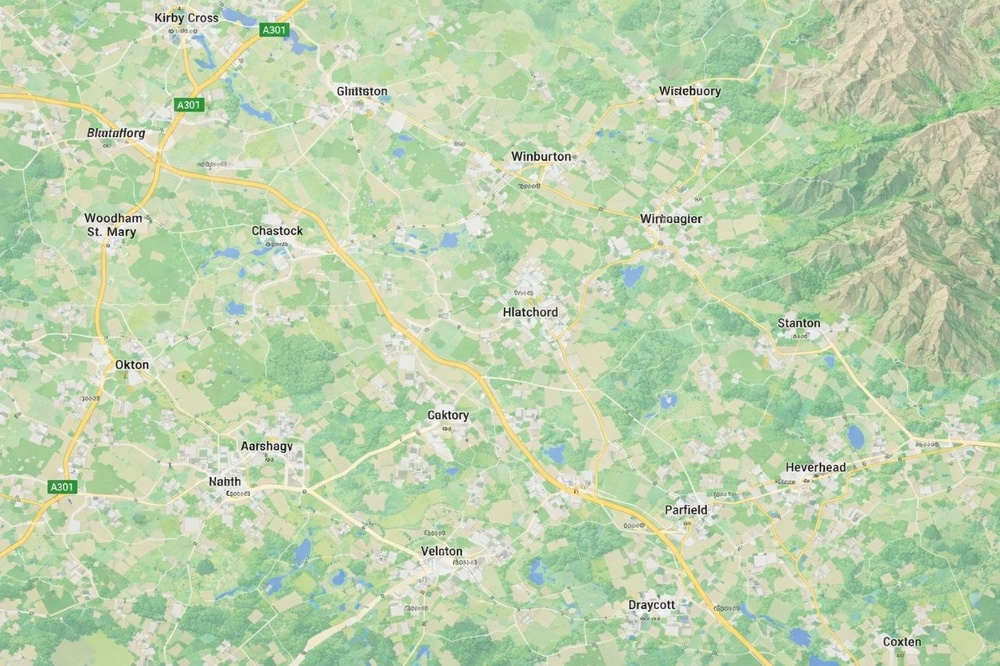
#> input picture src/map.jpg, 1000 x 666 px, shrunk from 1280 x 853 before the run
$ python main.py
#> lines starting #> are read from the running program, lines starting #| are printed output that depends on the picture
import matplotlib.pyplot as plt
import numpy as np
import random
from scipy.spatial import ConvexHull
import networkx as nx
from matplotlib.path import Path
import heapq

# ---------- Parameters ----------
random.seed(42)
np.random.seed(42)

A = (5, 0)
B = (100, 100)
num_clusters = 10
cluster_spread = 10.0
min_center_dist = 15
area_limit = 100
neighbor_threshold = 50.0
offline_threshold = 30.0  # max allowed offline time (minutes)
speed = 1.2  # distance units per minute
show_candidate_edges = False

# ---------- Generate cluster centers ----------
x_min, x_max = cluster_spread, area_limit - cluster_spread
y_min, y_max = cluster_spread, area_limit - cluster_spread

cluster_centers = []
while len(cluster_centers) < num_clusters:
    cand = (random.uniform(x_min, x_max), random.uniform(y_min, y_max))
    if all(np.linalg.norm(np.array(cand) - np.array(existing)) >= min_center_dist for existing in cluster_centers):
        cluster_centers.append(cand)

# ---------- Generate random points around each cluster center ----------
all_points = []
cluster_groups = []
hull_vertices_list = {}
cluster_hulls = {}

for i, (cx, cy) in enumerate(cluster_centers):
    pts = [
        (
            random.uniform(cx - cluster_spread, cx + cluster_spread),
            random.uniform(cy - cluster_spread, cy + cluster_spread),
        )
        for _ in range(random.randint(6, 30))
    ]
    pts_array = np.array(pts)
    all_points.extend(pts)
    cluster_groups.append(pts)

    hull = ConvexHull(pts_array)
    vertices = pts_array[hull.vertices]
    hull_vertices_list[i] = [tuple(v) for v in vertices]
    cluster_hulls[i] = Path(vertices)

points_array = np.array(all_points)

# ---------- Collect all nodes ----------
all_nodes = []
for i in range(num_clusters):
    for v in hull_vertices_list[i]:
        all_nodes.append((v[0], v[1], f"CL{i+1}"))
all_nodes.append((A[0], A[1], "A"))
all_nodes.append((B[0], B[1], "B"))

# ---------- Geometry helpers ----------
def segments_intersect(p1, p2, q1, q2):
    def orient(a, b, c):
        return (b[0] - a[0]) * (c[1] - a[1]) - (b[1] - a[1]) * (c[0] - a[0])

    def on_segment(a, b, c):
        return min(a[0], b[0]) <= c[0] <= max(a[0], b[0]) and min(a[1], b[1]) <= c[1] <= max(a[1], b[1])

    o1 = orient(p1, p2, q1)
    o2 = orient(p1, p2, q2)
    o3 = orient(q1, q2, p1)
    o4 = orient(q1, q2, p2)

    if o1 * o2 < 0 and o3 * o4 < 0:
        return True
    if o1 == 0 and on_segment(p1, p2, q1):
        return True
    if o2 == 0 and on_segment(p1, p2, q2):
        return True
    if o3 == 0 and on_segment(q1, q2, p1):
        return True
    if o4 == 0 and on_segment(q1, q2, p2):
        return True
    return False


def crosses_cluster_interior(p1, p2):
    """Return True if the segment crosses through the interior of any cluster hull.
    Touching a hull vertex is allowed; flying through the cluster is not.
    """
    mid = ((p1[0] + p2[0]) / 2, (p1[1] + p2[1]) / 2)
    for i in range(num_clusters):
        verts = hull_vertices_list[i]
        n = len(verts)
        for j in range(n):
            q1 = verts[j]
            q2 = verts[(j + 1) % n]
            if p1 in (q1, q2) or p2 in (q1, q2):
                continue
            if segments_intersect(p1, p2, q1, q2):
                return True
        if cluster_hulls[i].contains_point(mid):
            return True
    return False


# ---------- Build graph ----------
G = nx.Graph()
for idx, (x, y, label) in enumerate(all_nodes):
    G.add_node(idx, coord=(x, y), label=label)

# Connect boundary edges so the drone can move along hull boundaries
for i in range(num_clusters):
    verts = hull_vertices_list[i]
    n = len(verts)
    for j in range(n):
        p1 = verts[j]
        p2 = verts[(j + 1) % n]
        u = all_nodes.index((p1[0], p1[1], f"CL{i+1}"))
        v = all_nodes.index((p2[0], p2[1], f"CL{i+1}"))
        dist = np.linalg.norm(np.array(p1) - np.array(p2))
        G.add_edge(u, v, weight=dist / speed)

# Connect visible/feasible transitions between nodes
for i in range(len(all_nodes)):
    p1 = (all_nodes[i][0], all_nodes[i][1])
    l1 = all_nodes[i][2]
    for j in range(i + 1, len(all_nodes)):
        p2 = (all_nodes[j][0], all_nodes[j][1])
        l2 = all_nodes[j][2]

        # Do not create duplicate shortcuts inside the same hull; boundary edges already cover them.
        if l1.startswith("CL") and l1 == l2:
            continue

        dist = np.linalg.norm(np.array(p1) - np.array(p2))
        time_cost = dist / speed
        if dist <= neighbor_threshold and time_cost <= offline_threshold and not crosses_cluster_interior(p1, p2):
            G.add_edge(i, j, weight=time_cost)


# ---------- Dijkstra with offline-time constraint ----------
def constrained_dijkstra(graph, source, target, boundary_nodes, threshold):
    """Shortest path where accumulated offline time cannot exceed threshold.

    Offline time resets to 0 whenever the drone reaches any boundary node.
    """
    pq = [(0.0, 0.0, source, None)]  # (total_cost, current_offline_time, node, parent_state)
    visited = {}
    parent = {}
    found_state = None

    while pq:
        dist, offline, node, parent_state = heapq.heappop(pq)
        key = (node, round(offline, 5))
        if key in visited and visited[key] <= dist:
            continue

        visited[key] = dist
        parent[(node, offline)] = parent_state

        if node == target:
            found_state = (node, offline)
            break

        for nbr in graph.neighbors(node):
            w = graph.edges[node, nbr]["weight"]
            new_offline = 0.0 if nbr in boundary_nodes else offline + w
            if new_offline > threshold:
                continue
            heapq.heappush(pq, (dist + w, new_offline, nbr, (node, offline)))

    if not found_state:
        return None, None, None

    path = []
    state = found_state
    while state:
        node, off = state
        path.append(node)
        state = parent.get(state)
    path.reverse()

    coords = [graph.nodes[n]["coord"] for n in path]
    total_cost = 0.0
    if len(path) > 1:
        for u, v in zip(path[:-1], path[1:]):
            total_cost += graph.edges[u, v]["weight"]

    return path, coords, total_cost


# ---------- Run algorithm ----------
boundary_nodes = {n for n, d in G.nodes(data=True) if d["label"].startswith("CL")}
idx_A = next(n for n, d in G.nodes(data=True) if d["label"] == "A")
idx_B = next(n for n, d in G.nodes(data=True) if d["label"] == "B")
path_nodes, path_coords, total_time = constrained_dijkstra(G, idx_A, idx_B, boundary_nodes, offline_threshold)


# ---------- Visualization ----------
def visualize(graph, path_nodes=None, total_time=None):
    plt.figure(figsize=(10, 10))

    # Wi-Fi points
    plt.scatter(points_array[:, 0], points_array[:, 1], color="blue", s=50, marker="x", label="Wi-Fi points")

    # Hulls + cluster labels
    for i, pts in enumerate(cluster_groups):
        pts_array = np.array(pts)
        hull = ConvexHull(pts_array)
        hull_points = pts_array[hull.vertices]
        hull_closed = np.vstack([hull_points, hull_points[0]])
        plt.plot(hull_closed[:, 0], hull_closed[:, 1], color="orange", linewidth=2)

        center = hull_points.mean(axis=0)
        plt.text(center[0], center[1], f"CL{i+1}", fontsize=10, ha="center", va="center")

    # Optional: show graph transitions
    if show_candidate_edges:
        for u, v in graph.edges():
            x1, y1 = graph.nodes[u]["coord"]
            x2, y2 = graph.nodes[v]["coord"]
            plt.plot([x1, x2], [y1, y2], color="lightgray", linewidth=0.6, alpha=0.45, zorder=0)

    # Start and finish
    plt.scatter(*A, color="green", s=180, marker="o", label="Start A", zorder=5)
    plt.text(A[0] + 1, A[1] + 1, "A", color="green", fontsize=12, weight="bold")

    plt.scatter(*B, color="red", s=180, marker="o", label="Goal B", zorder=5)
    plt.text(B[0] + 1, B[1] + 1, "B", color="red", fontsize=12, weight="bold")

    # Path
    if path_nodes and len(path_nodes) > 1:
        path_xy = np.array([graph.nodes[n]["coord"] for n in path_nodes])
        plt.plot(path_xy[:, 0], path_xy[:, 1], color="purple", linewidth=3, label="Dijkstra path", zorder=6)
        plt.scatter(path_xy[:, 0], path_xy[:, 1], color="purple", s=35, zorder=7)

        # Mark boundary connection points visited by the path
        boundary_path_xy = np.array([
            graph.nodes[n]["coord"] for n in path_nodes if graph.nodes[n]["label"].startswith("CL")
        ])
        if len(boundary_path_xy) > 0:
            plt.scatter(
                boundary_path_xy[:, 0],
                boundary_path_xy[:, 1],
                facecolors="none",
                edgecolors="black",
                s=120,
                linewidths=1.5,
                label="Connection points",
                zorder=8,
            )

        title = (
            f"Cluster boundaries and constrained Dijkstra path\n"
            f"Total path time = {total_time:.2f} min, offline threshold = {offline_threshold:.2f} min"
        )
    else:
        title = (
            f"No feasible path found\n"
            f"Offline threshold = {offline_threshold:.2f} min"
        )
    if path_nodes:
        for i in range(len(path_nodes) - 1):
            u = path_nodes[i]
            v = path_nodes[i + 1]

            x1, y1 = G.nodes[u]['coord']
            x2, y2 = G.nodes[v]['coord']

            plt.plot([x1, x2], [y1, y2], color='red', linewidth=2)

            mx, my = (x1 + x2) / 2, (y1 + y2) / 2
            weight = G.edges[u, v]['weight']

            plt.text(mx, my, f"   {weight:.1f} min", fontsize=10, color='red')
    plt.title(title)
    plt.xlabel("X")
    plt.ylabel("Y")
    img = plt.imread("src/map.jpg")
    plt.imshow(img, extent=[0, area_limit, 0, area_limit], alpha=0.4, zorder=0)
    plt.xlim(0, area_limit)
    plt.ylim(0, area_limit)
    plt.grid(True, linestyle="--", linewidth=0.5)
    plt.axis("equal")
    plt.legend(fontsize=10)
    plt.tight_layout()
    plt.show()


if path_nodes:
    print("Path found:")

    # --- input points ---
    for idx, node in enumerate(path_nodes):
        label = G.nodes[node]["label"]
        coord = G.nodes[node]["coord"]
        print(f"{idx+1:02d}. {label} -> ({round(coord[0])}, {round(coord[1])})")

    print("\nSegments:")

    # --- output distances between points ---
    for i in range(len(path_nodes) - 1):
        u = path_nodes[i]
        v = path_nodes[i + 1]

        x1, y1 = G.nodes[u]["coord"]
        x2, y2 = G.nodes[v]["coord"]

        label1 = G.nodes[u]["label"]
        label2 = G.nodes[v]["label"]

        # distance
        dist = np.hypot(x2 - x1, y2 - y1)

        # время (уже есть в графе)
        time = G.edges[u, v]["weight"]

        print(f"{i+1:02d}. {label1} -> {label2} | "
              f"dist = {dist:.2f}, time = {time:.2f} min")

    print(f"\nTotal path time: {total_time:.2f} min")

else:
    print("No feasible path found under the current offline-time constraint.")

visualize(G, path_nodes, total_time)
#> in visualize, img is the input picture: shape (666, 1000, 3); mean R, G, B 188.9, 209.5, 173.6
#> in visualize, `plt.show()`:
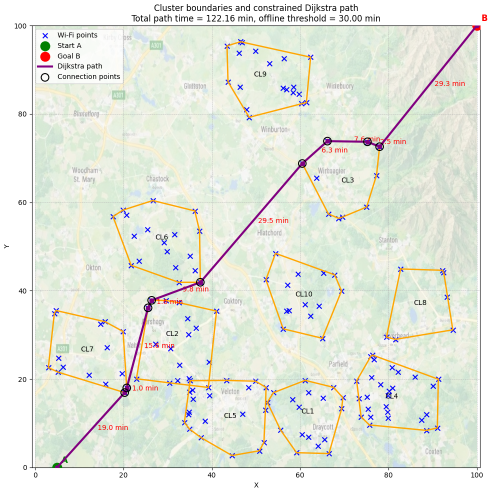
#> figure drawn by matplotlib, 1 panel
